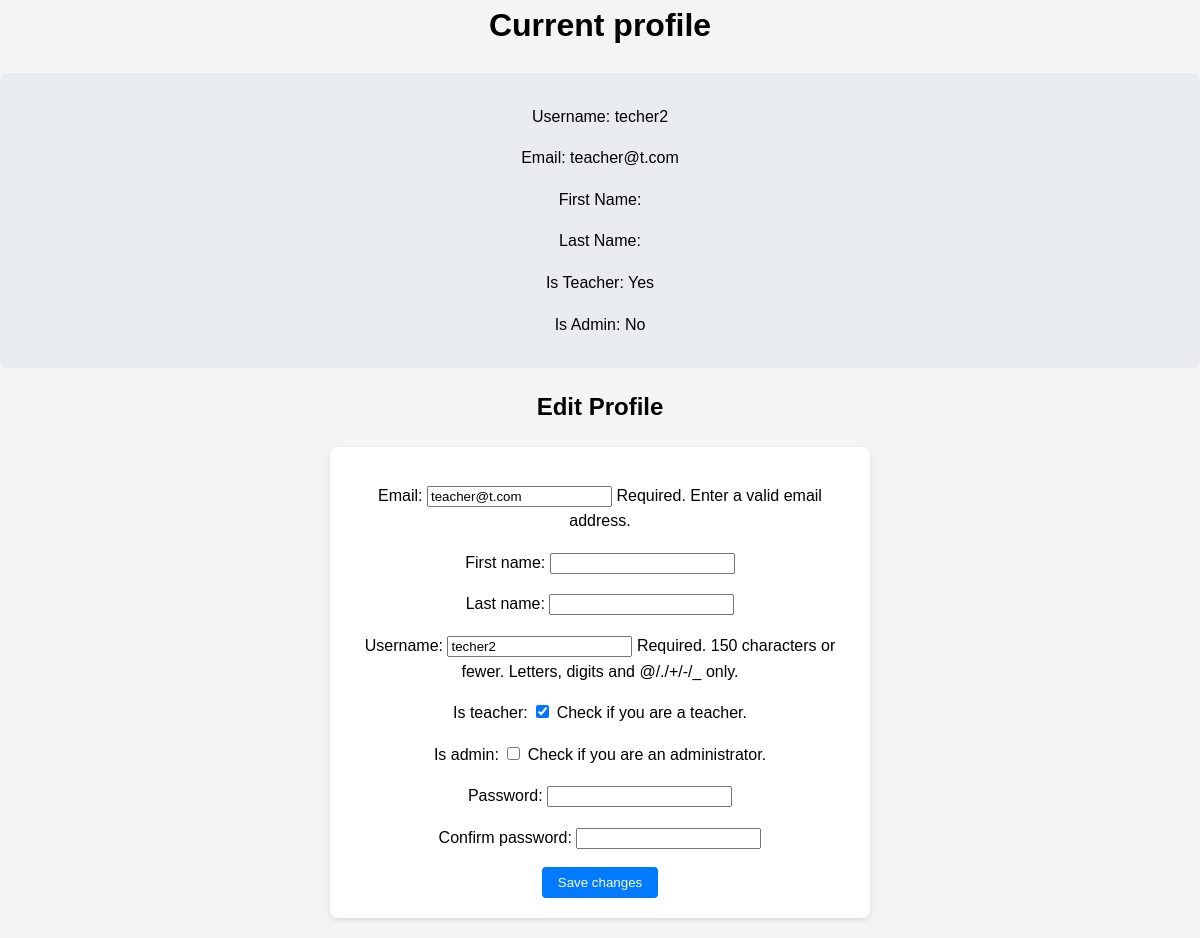
/profile/ (signed in), run on an earlier commit of the app's database.
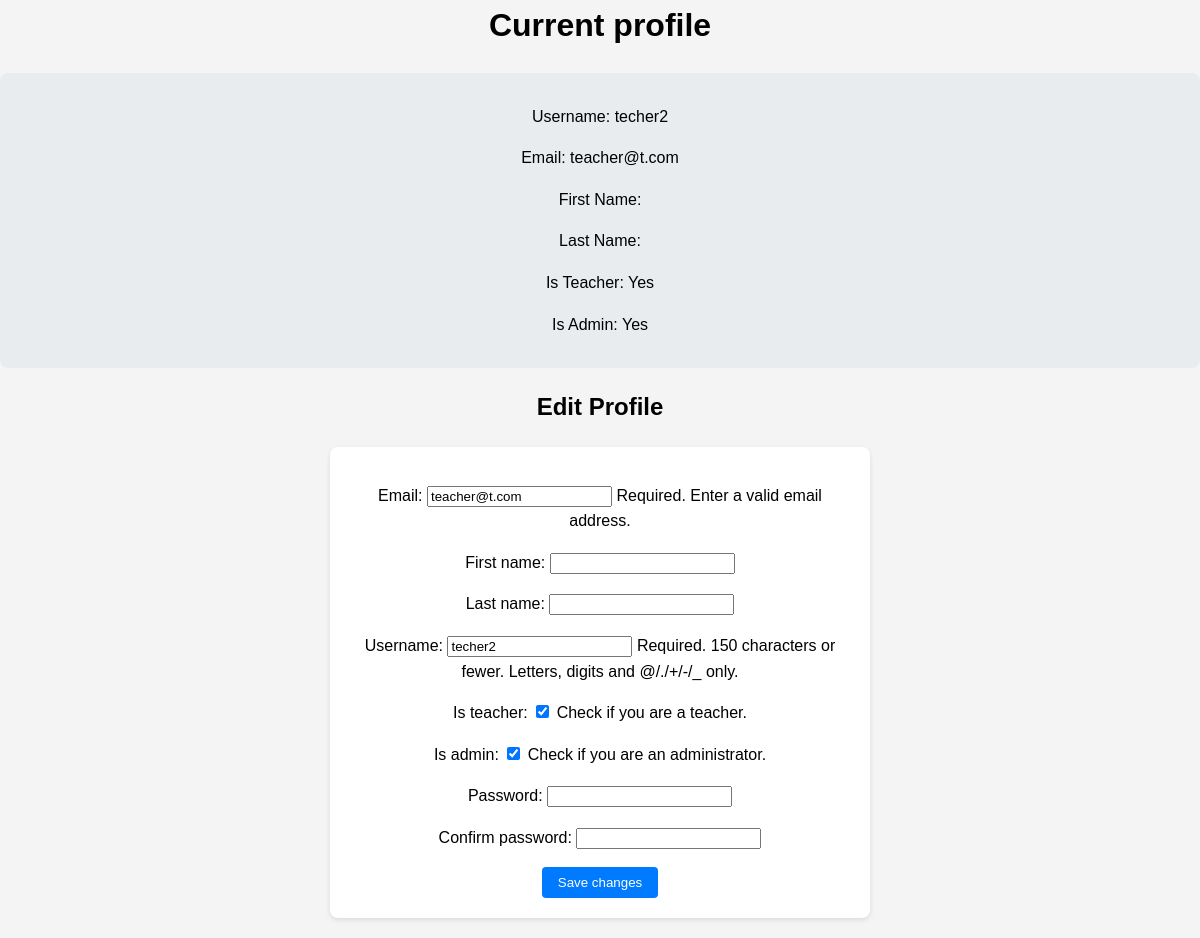
And on a later commit of the database.
### portal/models.py (models this page shows)
class User(AbstractUser):
    is_teacher = models.BooleanField(default=False)
    is_admin = models.BooleanField(default=False)
    groups = models.ManyToManyField(
        'auth.Group',
        related_name='portal_user_set',
        blank=True,
        help_text='The groups this user belongs to.',
        verbose_name='groups'
    )
    user_permissions = models.ManyToManyField(
        'auth.Permission',
        related_name='portal_user_set',
        blank=True,
        help_text='Specific permissions for this user.',
        verbose_name='user permissions'
    )

### portal/views.py (the view)
# urls.py: path('profile/', views.profile, name='profile'),
@login_required
def profile(request):
    if request.method == 'POST':
        form = EditProfileForm(request.POST, instance=request.user)
        if form.is_valid():
            user = form.save(commit=False)
            password = form.cleaned_data.get('password')
            if password:
                user.set_password(password)
            user.save()
            messages.success(request, 'Your profile was successfully updated!')
            return redirect('profile')
    else:
        form = EditProfileForm(instance=request.user, initial={
            'email': request.user.email,
            'first_name': request.user.first_name,
            'last_name': request.user.last_name,
            'username': request.user.username,
            'is_teacher': hasattr(request.user, 'is_teacher') and request.user.is_teacher
        })
    return render(request, 'profile.html', {'form': form})

### portal/forms.py (shortened to what this page needs)
class EditProfileForm(forms.ModelForm):
    email = forms.EmailField(max_length=254, help_text='Required. Enter a valid email address.')
    is_teacher = forms.BooleanField(required=False, help_text='Check if you are a teacher.')
    is_admin = forms.BooleanField(required=False, help_text='Check if you are an administrator.')
    first_name = forms.CharField(max_length=30, required=False)
    last_name = forms.CharField(max_length=30, required=False)
    password = forms.CharField(widget=forms.PasswordInput, required=False)
    confirm_password = forms.CharField(widget=forms.PasswordInput, required=False)
    class Meta:
        model = User
        fields = ('email', 'first_name', 'last_name', 'username', 'is_teacher', 'is_admin')

### portal/templates/profile.html (shortened to what this page needs)
{% extends 'base.html' %}
{% block content %}
<div class="container">
    <h1 class="mb-4">Current profile</h1>
    <div class="current-info mb-4">
        <p>Username: {{ user.username }}</p>
        <p>Email: {{ user.email }}</p>
        <p>First Name: {{ user.first_name }}</p>
        <p>Last Name: {{ user.last_name }}</p>
        <p>Is Teacher: {{ user.is_teacher|yesno:"Yes,No" }}</p>
        <p>Is Admin: {{ user.is_admin|yesno:"Yes,No" }}</p>
    </div>
    <h2>Edit Profile</h2>
    <form method="post">
        {{ form.as_p }}
        <button type="submit" class="btn btn-primary">Save changes</button>
    </form>
</div>
{% endblock %}

What changed in the data, as far as the page shows it:
changed User "techer2": is_admin "No" → "Yes"; is_admin "☐" → "☑"
